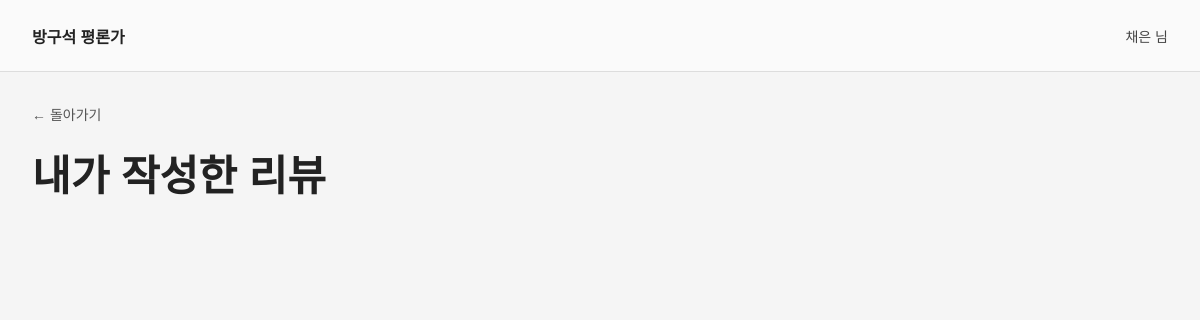
/my-reviews (signed in), run on an earlier commit of the app's database.
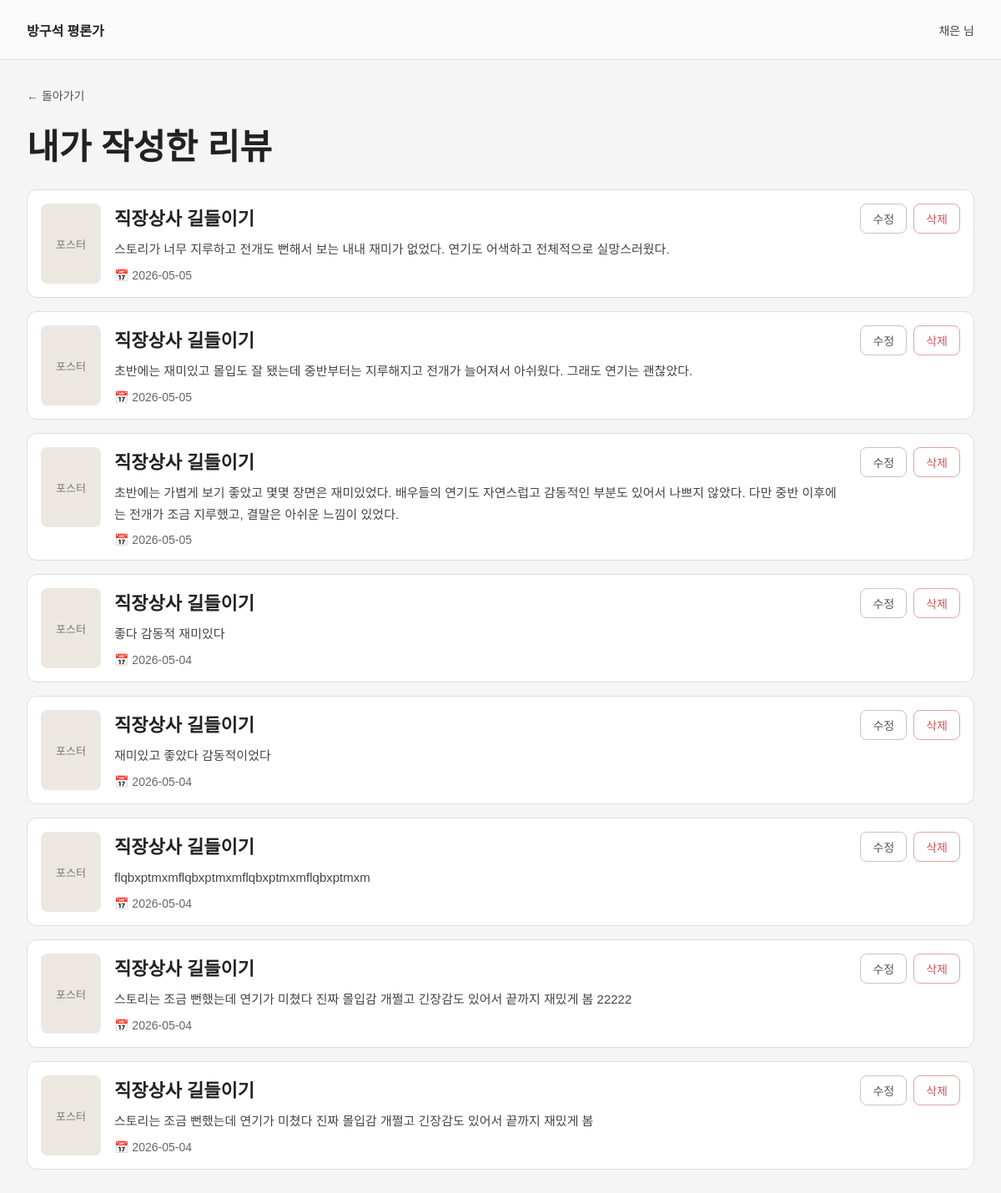
And on a later commit of the database.
### tables this page shows
CREATE TABLE reviews (
            id INTEGER PRIMARY KEY AUTOINCREMENT,
            user_id INTEGER NOT NULL,
            movie_id INTEGER NOT NULL,
            movie_title TEXT NOT NULL,
            content TEXT NOT NULL,
            created_at TEXT DEFAULT CURRENT_TIMESTAMP
        );

### app.py (the view)
@app.route("/my-reviews")
def my_reviews():
    if not login_required():
        return redirect(url_for("login"))
    mode = request.args.get("mode", "")
    edit_id = request.args.get("edit_id", "")
    delete_id = request.args.get("delete_id", "")
    conn = get_db()
    rows = conn.execute(
        "SELECT * FROM reviews WHERE user_id = ? ORDER BY id DESC",
        (session["user_id"],)
    ).fetchall()
    conn.close()
    reviews = []
    for row in rows:
        item = dict(row)
        item["title"] = item["movie_title"]
        item["date"] = item["created_at"][:10]
        item["editing"] = str(item["id"]) == edit_id and mode == "edit"
        reviews.append(item)
    delete_review = None
    if mode == "delete" and delete_id:
        for review in reviews:
            if str(review["id"]) == delete_id:
                delete_review = review
                break
    return render_template(
        "my_reviews.html",
        nickname=get_nickname(),
        reviews=reviews,
        delete_review=delete_review
    )

### app.py (called while the page is built)
def get_db():
    conn = sqlite3.connect(DB_NAME)
    conn.row_factory = sqlite3.Row
    return conn

def login_required():
    return "user_id" in session

def get_current_user():
    if "user_id" not in session:
        return None
    conn = get_db()
    user = conn.execute("SELECT * FROM users WHERE id = ?", (session["user_id"],)).fetchone()
    conn.close()
    return user

def get_nickname():
    user = get_current_user()
    if user:
        return user["nickname"] + " 님"
    return "게스트 님"

### templates/my_reviews.html (shortened to what this page needs)
<!DOCTYPE html>
<html lang="ko">
<head>
    <link rel="stylesheet" href="{{ url_for('static', filename='style.css') }}">
</head>
<body>
    <div class="simple-page">
        <div class="simple-header">
            <div class="brand">방구석 평론가</div>
            <div class="nickname">{{ nickname }}</div>
        </div>
        <div class="simple-content">
            <a href="/main" class="back-link">← 돌아가기</a>
            <h1 class="simple-title">내가 작성한 리뷰</h1>
            {% for review in reviews %}
            <div class="simple-review-card">
                <div class="simple-review-poster">포스터</div>
                <div class="simple-review-body">
                    <div class="simple-review-movie">{{ review.title }}</div>
                    {% if review.editing %}
                    <textarea class="simple-edit-textarea">{{ review.content }}</textarea>
                    <div class="simple-review-buttons">
                        <a href="/my-reviews" class="btn btn-primary small-btn">저장</a>
                        <a href="/my-reviews" class="btn btn-secondary small-btn">취소</a>
                    </div>
                    {% else %}
                    <p class="simple-review-text">{{ review.content }}</p>
                    <div class="simple-review-date">📅 {{ review.date }}</div>
                    {% endif %}
                </div>
                {% if not review.editing %}
                <div class="simple-review-actions">
                    <a href="/my-reviews?mode=edit&edit_id={{ review.id }}" class="btn-outline">수정</a>
                    <a href="/my-reviews?mode=delete&delete_id={{ review.id }}" class="btn-outline danger">삭제</a>
                </div>
                {% endif %}
            </div>
            {% endfor %}
        </div>
    </div>
</body>
</html>

### static/style.css (style rules this page uses)
* { box-sizing: border-box; margin: 0; padding: 0; font-family: "Malgun Gothic", "Apple SD Gothic Neo", sans-serif; }
body { background: #f3f4f6; color: #222; }
a { text-decoration: none; color: inherit; }
.brand { font-size: 16px; font-weight: 700; }
.nickname { font-size: 14px; color: #444; }
.back-link { display: inline-block; margin-bottom: 18px; color: #555; font-size: 14px; }
.btn-outline { display: inline-flex; align-items: center; justify-content: center; min-width: 52px; height: 36px; padding: 0 14px; border: 1px solid #bfc5ce; border-radius: 8px; background: white; color: #555; font-size: 14px; }
.btn-outline.danger { color: #d35454; border-color: #e2a2a2; }
.simple-page { min-height: 100vh; background: #f5f5f5; color: #222; }
.simple-header { height: 72px; padding: 0 32px; border-bottom: 1px solid #ddd; background: #fafafa; display: flex; align-items: center; justify-content: space-between; }
.simple-content { max-width: 1200px; margin: 0 auto; padding: 32px; }
.simple-title { font-size: 42px; font-weight: 800; margin-bottom: 24px; }
.simple-review-card { display: flex; gap: 16px; align-items: flex-start; background: white; border: 1px solid #ddd; border-radius: 12px; padding: 16px; margin-bottom: 16px; }
.simple-review-poster { width: 72px; height: 96px; border-radius: 8px; background: #ece8e1; color: #777; display: flex; align-items: center; justify-content: center; flex-shrink: 0; font-size: 13px; }
.simple-review-body { flex: 1; }
.simple-review-movie { font-size: 22px; font-weight: 700; margin-bottom: 10px; }
.simple-review-text { font-size: 15px; line-height: 1.7; color: #444; margin-bottom: 10px; }
.simple-review-date { font-size: 14px; color: #666; }
.simple-review-actions { display: flex; gap: 8px; flex-shrink: 0; }

What changed in the data, as far as the page shows it:
added reviews: title "직장상사 길들이기", content "스토리가 너무 지루하고 전개도 뻔해서 보는 내내 재미가 없었다. 연기도 어색하고 전체적으로 실망스러웠다.", date "2026-05-05"
added reviews: title "직장상사 길들이기", content "초반에는 재미있고 몰입도 잘 됐는데 중반부터는 지루해지고 전개가 늘어져서 아쉬웠다. 그래도 연기는 괜찮았다.", date "2026-05-05"
added reviews: title "직장상사 길들이기", content "초반에는 가볍게 보기 좋았고 몇몇 장면은 재미있었다. 배우들의 연기도 자연스럽고 감동적인 부분도 있어서 나쁘지 않았다. 다만 중반 이후에는 전개가 조금 지루했고, 결말은 아쉬운 느낌이 있었다.", date "2026-05-05"
added reviews: title "직장상사 길들이기", content "좋다 감동적 재미있다", date "2026-05-04"
added reviews: title "직장상사 길들이기", content "재미있고 좋았다 감동적이었다", date "2026-05-04"
added reviews: title "직장상사 길들이기", content "flqbxptmxmflqbxptmxmflqbxptmxmflqbxptmxm", date "2026-05-04"
added reviews: title "직장상사 길들이기", content "스토리는 조금 뻔했는데 연기가 미쳤다 진짜 몰입감 개쩔고 긴장감도 있어서 끝까지 재밌게 봄 22222", date "2026-05-04"
added reviews: title "직장상사 길들이기", content "스토리는 조금 뻔했는데 연기가 미쳤다 진짜 몰입감 개쩔고 긴장감도 있어서 끝까지 재밌게 봄", date "2026-05-04"
